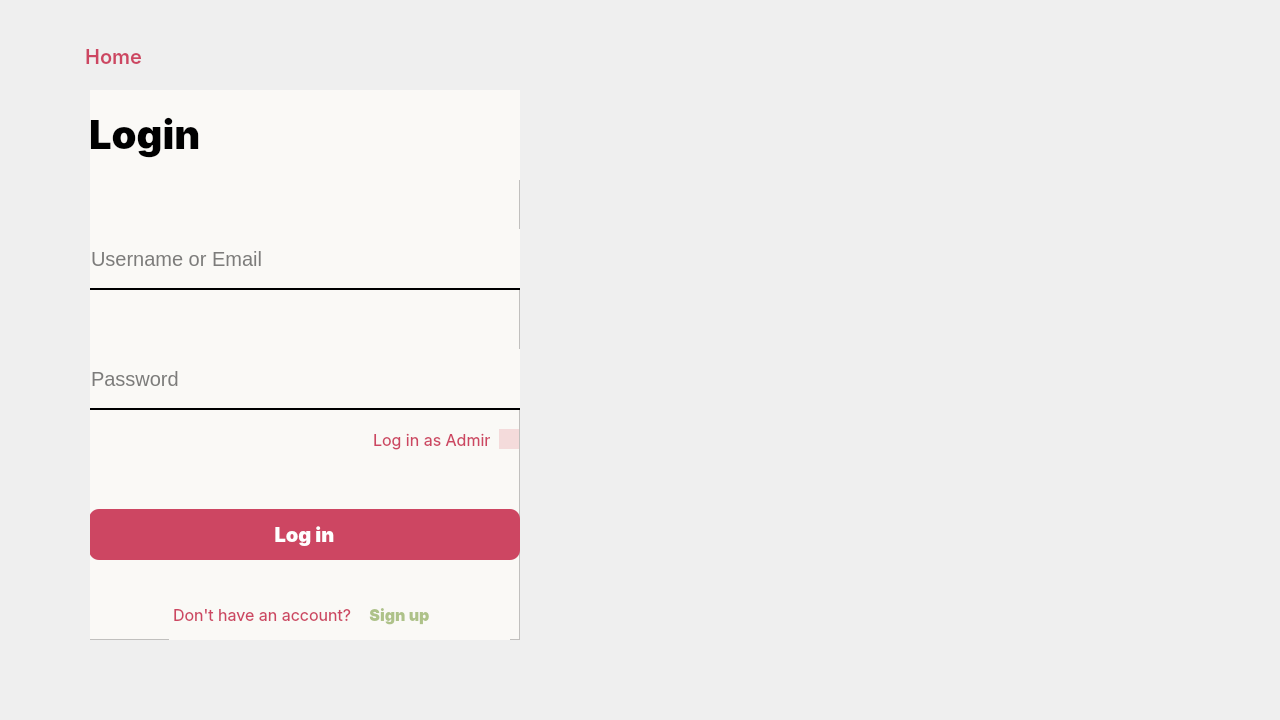
<?xml version="1.0" encoding="UTF-8"?>
<ui version="4.0">
 <class>Login_Signup</class>
 <widget class="QWidget" name="Login_Signup">
  <property name="geometry">
   <rect>
    <x>0</x>
    <y>0</y>
    <width>1280</width>
    <height>720</height>
   </rect>
  </property>
  <property name="windowTitle">
   <string>Form</string>
  </property>
  <widget class="QLabel" name="backgroundlabel">
   <property name="geometry">
    <rect>
     <x>0</x>
     <y>0</y>
     <width>1291</width>
     <height>721</height>
    </rect>
   </property>
   <property name="text">
    <string/>
   </property>
   <property name="pixmap">
    <pixmap>../../assets/images/newres/signup_bg.png</pixmap>
   </property>
   <property name="scaledContents">
    <bool>true</bool>
   </property>
  </widget>
  <widget class="QPushButton" name="homebutton">
   <property name="geometry">
    <rect>
     <x>20</x>
     <y>40</y>
     <width>172</width>
     <height>33</height>
    </rect>
   </property>
   <property name="styleSheet">
    <string notr="true">QPushButton {
               color: #CD4662;
                font-family: Inter;
                font-size: 20px;
                font-style: normal;
                font-weight: 500;
                line-height: normal;
                border: none;
            }
            QPushButton:hover {
               color: #AEC289;
            }</string>
   </property>
   <property name="text">
    <string>   Home</string>
   </property>
   <property name="icon">
    <iconset>
     <normaloff>../../assets/images/newres/arrow_pink.png</normaloff>../../assets/images/newres/arrow_pink.png</iconset>
   </property>
   <property name="iconSize">
    <size>
     <width>20</width>
     <height>20</height>
    </size>
   </property>
  </widget>
  <widget class="QWidget" name="verticalLayoutWidget">
   <property name="geometry">
    <rect>
     <x>90</x>
     <y>90</y>
     <width>431</width>
     <height>551</height>
    </rect>
   </property>
   <layout class="QVBoxLayout" name="verticalLayout">
    <item>
     <widget class="QStackedWidget" name="stackedWidget">
      <widget class="QWidget" name="Loginpage">
       <widget class="QFrame" name="frame_login">
        <property name="geometry">
         <rect>
          <x>-1</x>
          <y>-1</y>
          <width>431</width>
          <height>551</height>
         </rect>
        </property>
        <property name="styleSheet">
         <string notr="true">background-color: #FAF9F6;</string>
        </property>
        <property name="frameShape">
         <enum>QFrame::StyledPanel</enum>
        </property>
        <property name="frameShadow">
         <enum>QFrame::Raised</enum>
        </property>
        <widget class="QLabel" name="signuplabel">
         <property name="geometry">
          <rect>
           <x>0</x>
           <y>0</y>
           <width>431</width>
           <height>91</height>
          </rect>
         </property>
         <property name="styleSheet">
          <string notr="true">color: #000;
                font-family: Inter;
                font-size: 40px;
                font-style: normal;
                font-weight: 700;
                line-height: normal;</string>
         </property>
         <property name="text">
          <string>Login</string>
         </property>
        </widget>
        <widget class="QLineEdit" name="username_login">
         <property name="geometry">
          <rect>
           <x>0</x>
           <y>140</y>
           <width>431</width>
           <height>61</height>
          </rect>
         </property>
         <property name="styleSheet">
          <string notr="true">font-size: 20px;
                width: 500px;
                height: 80px;
                border: none;
                border-bottom: 2px solid #000;
                background-color: #FAF9F6;</string>
         </property>
         <property name="placeholderText">
          <string>Username or Email</string>
         </property>
        </widget>
        <widget class="QLineEdit" name="password_login">
         <property name="geometry">
          <rect>
           <x>0</x>
           <y>260</y>
           <width>431</width>
           <height>61</height>
          </rect>
         </property>
         <property name="styleSheet">
          <string notr="true">font-size: 20px;
                width: 500px;
                height: 80px;
                border: none;
                border-bottom: 2px solid #000;
                background-color: #FAF9F6;</string>
         </property>
         <property name="placeholderText">
          <string>Password</string>
         </property>
        </widget>
        <widget class="QLabel" name="signfornoacclabel">
         <property name="geometry">
          <rect>
           <x>0</x>
           <y>500</y>
           <width>421</width>
           <height>51</height>
          </rect>
         </property>
         <property name="styleSheet">
          <string notr="true">color: #CD4662;
                text-align: center;
                font-family: Inter;
                font-size: 16px;
                font-style: normal;
                font-weight: 400;
                line-height: normal;
                margin-left: 80px;</string>
         </property>
         <property name="text">
          <string>Don't have an account?</string>
         </property>
        </widget>
        <widget class="QPushButton" name="loginbutton">
         <property name="geometry">
          <rect>
           <x>0</x>
           <y>420</y>
           <width>431</width>
           <height>51</height>
          </rect>
         </property>
         <property name="styleSheet">
          <string notr="true">QPushButton {
                background-color: #CD4662;
                color: #FFF;
                text-align: center;
                font-family: Inter;
                font-size: 20px;
                font-style: normal;
                font-weight: 700;
                line-height: normal;
                border-radius: 10px;
            }

            QPushButton:hover {
                background-color: #AEC289;
            }</string>
         </property>
         <property name="text">
          <string>Log in</string>
         </property>
        </widget>
        <widget class="QPushButton" name="signfornoaccbutton">
         <property name="geometry">
          <rect>
           <x>280</x>
           <y>510</y>
           <width>61</width>
           <height>31</height>
          </rect>
         </property>
         <property name="cursor">
          <cursorShape>PointingHandCursor</cursorShape>
         </property>
         <property name="styleSheet">
          <string notr="true">QPushButton {
                border: none;
                color: #AEC289;
                font-family: Inter;
                font-size: 16px;
                font-style: bold;
                font-weight: 700;
                border: none;
                line-height: normal;
            }
                           
            QPushButton:hover {
                color: #CD4662;
            }</string>
         </property>
         <property name="text">
          <string>Sign up</string>
         </property>
        </widget>
        <widget class="QCheckBox" name="admincheckbox">
         <property name="geometry">
          <rect>
           <x>410</x>
           <y>340</y>
           <width>20</width>
           <height>20</height>
          </rect>
         </property>
         <property name="styleSheet">
          <string notr="true"> QCheckBox {
                color: #CD4662;
            }
                           
            QCheckBox::indicator {
                border-radius: 3px;
                background-color: #F4DBDB;
                width: 26px;
                height: 26px;
                border: none;
            }

            QCheckBox::indicator:checked {
                background-color: #CD4662;
            }
            QCheckBox::indicator:unchecked {
                background-color: #F4DBDB;
            }</string>
         </property>
         <property name="text">
          <string/>
         </property>
        </widget>
        <widget class="QLabel" name="adminlabel">
         <property name="geometry">
          <rect>
           <x>-30</x>
           <y>340</y>
           <width>431</width>
           <height>21</height>
          </rect>
         </property>
         <property name="styleSheet">
          <string notr="true">color: #CD4662;
                text-align: center;
                font-family: Inter;
                font-size: 16px;
                font-style: normal;
                font-weight: 400;
                line-height: normal;
                margin-left: 310px;</string>
         </property>
         <property name="text">
          <string>Log in as Admin</string>
         </property>
        </widget>
       </widget>
      </widget>
      <widget class="QWidget" name="Signuppage">
       <widget class="QFrame" name="frame_signup">
        <property name="geometry">
         <rect>
          <x>-1</x>
          <y>-1</y>
          <width>431</width>
          <height>551</height>
         </rect>
        </property>
        <property name="styleSheet">
         <string notr="true">background-color: rgb(250, 249, 246);</string>
        </property>
        <property name="frameShape">
         <enum>QFrame::StyledPanel</enum>
        </property>
        <property name="frameShadow">
         <enum>QFrame::Raised</enum>
        </property>
        <widget class="QLineEdit" name="email_signup">
         <property name="geometry">
          <rect>
           <x>0</x>
           <y>200</y>
           <width>431</width>
           <height>61</height>
          </rect>
         </property>
         <property name="styleSheet">
          <string notr="true">font-size: 20px;
                width: 500px;
                height: 80px;
                border: none;
                border-bottom: 2px solid #000;
                background-color: #FAF9F6;</string>
         </property>
         <property name="placeholderText">
          <string>Email</string>
         </property>
        </widget>
        <widget class="QLineEdit" name="password_signup">
         <property name="geometry">
          <rect>
           <x>0</x>
           <y>300</y>
           <width>431</width>
           <height>61</height>
          </rect>
         </property>
         <property name="styleSheet">
          <string notr="true">font-size: 20px;
                width: 500px;
                height: 80px;
                border: none;
                border-bottom: 2px solid #000;
                background-color: #FAF9F6;</string>
         </property>
         <property name="placeholderText">
          <string>Password</string>
         </property>
        </widget>
        <widget class="QLabel" name="logforhaveacclabel">
         <property name="geometry">
          <rect>
           <x>0</x>
           <y>500</y>
           <width>421</width>
           <height>51</height>
          </rect>
         </property>
         <property name="styleSheet">
          <string notr="true">color: #CD4662;
                text-align: center;
                font-family: Inter;
                font-size: 16px;
                font-style: normal;
                font-weight: 400;
                line-height: normal;
                margin-left: 80px;</string>
         </property>
         <property name="text">
          <string>Already have an account?</string>
         </property>
        </widget>
        <widget class="QPushButton" name="signupbutton">
         <property name="geometry">
          <rect>
           <x>0</x>
           <y>420</y>
           <width>431</width>
           <height>51</height>
          </rect>
         </property>
         <property name="styleSheet">
          <string notr="true">QPushButton {
                background-color: #CD4662;
                color: #FFF;
                text-align: center;
                font-family: Inter;
                font-size: 20px;
                font-style: normal;
                font-weight: 700;
                line-height: normal;
                border-radius: 10px;
            }

            QPushButton:hover {
                background-color: #AEC289;
            }</string>
         </property>
         <property name="text">
          <string>Sign up</string>
         </property>
        </widget>
        <widget class="QPushButton" name="logforhaveaccbutton">
         <property name="geometry">
          <rect>
           <x>280</x>
           <y>510</y>
           <width>61</width>
           <height>31</height>
          </rect>
         </property>
         <property name="cursor">
          <cursorShape>PointingHandCursor</cursorShape>
         </property>
         <property name="styleSheet">
          <string notr="true">QPushButton {
                border: none;
                color: #AEC289;
                font-family: Inter;
                font-size: 16px;
                font-style: bold;
                font-weight: 700;
                border: none;
                line-height: normal;
            }
                           
            QPushButton:hover {
                color: #CD4662;
            }</string>
         </property>
         <property name="text">
          <string>Log in</string>
         </property>
        </widget>
        <widget class="QLabel" name="loginlabel">
         <property name="geometry">
          <rect>
           <x>0</x>
           <y>0</y>
           <width>431</width>
           <height>91</height>
          </rect>
         </property>
         <property name="styleSheet">
          <string notr="true">color: #000;
                font-family: Inter;
                font-size: 40px;
                font-style: normal;
                font-weight: 700;
                line-height: normal;</string>
         </property>
         <property name="text">
          <string>Sign up</string>
         </property>
        </widget>
        <widget class="QLineEdit" name="username_signup">
         <property name="geometry">
          <rect>
           <x>0</x>
           <y>110</y>
           <width>431</width>
           <height>61</height>
          </rect>
         </property>
         <property name="styleSheet">
          <string notr="true">font-size: 20px;
                width: 500px;
                height: 80px;
                border: none;
                border-bottom: 2px solid #000;
                background-color: #FAF9F6;</string>
         </property>
         <property name="placeholderText">
          <string>Username</string>
         </property>
        </widget>
       </widget>
      </widget>
     </widget>
    </item>
   </layout>
  </widget>
 </widget>
 <resources/>
 <connections/>
</ui>
